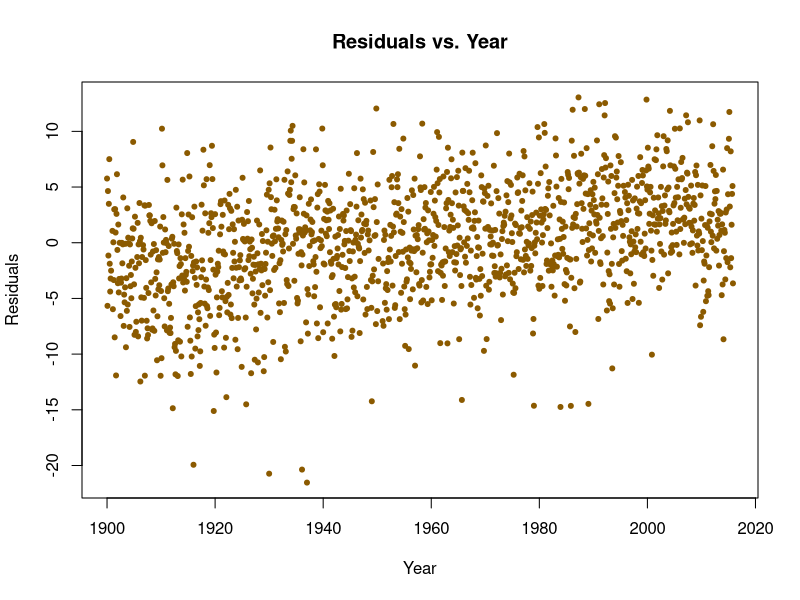
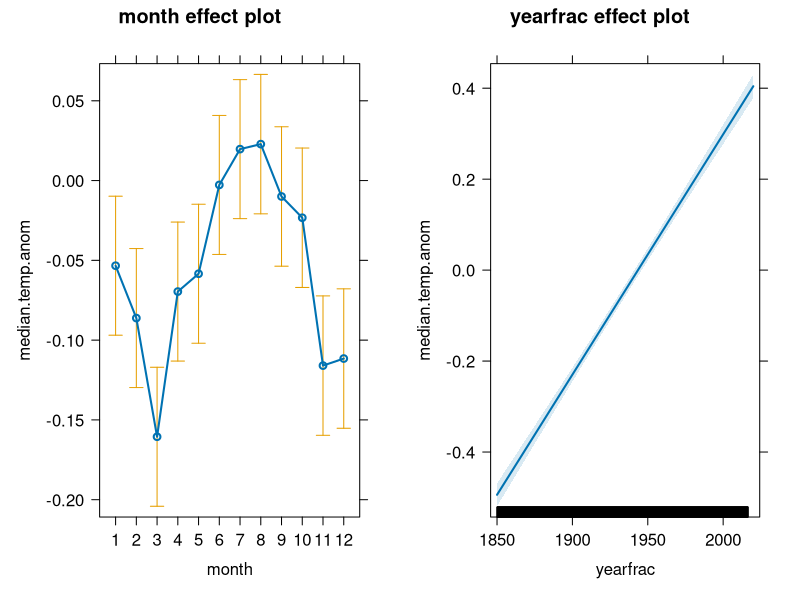
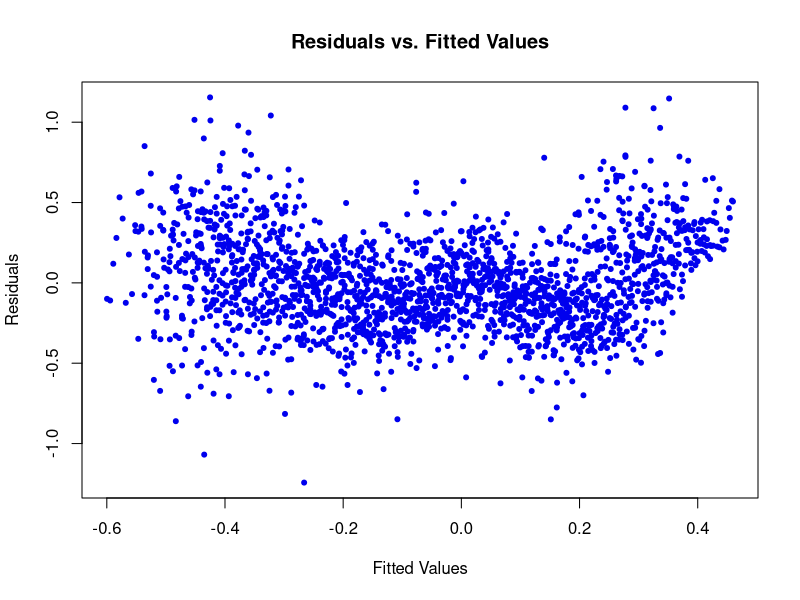

Here is the R script that generated these plots, in order: (Note: this script raises an error after producing the figures.)
## ---- chunk 1
knitr::opts_chunk$set(echo = TRUE)
## ---- chunk 2
weather = read.csv("rawbozemandata.csv", header = TRUE)

weather$YEAR = substr(as.character(weather$DATE), 0,nchar(weather$DATE)-2)
weather$MONTH = as.factor(substr(as.character(weather$DATE),5,nchar(weather$DATE)))
weather$year = (floor(weather$DATE/100))
weather$Month<-round((weather$DATE/100-weather$year)*100,1)
weather$Yearfrac<-weather$year+(weather$Month-1)/12 #makes it an integer variable
#fit the linear model
lm.weather = lm(MMXT ~ MONTH, data = weather)
#lm.weather$residuals
plot(weather$Yearfrac, lm.weather$residuals, pch = 20, col = "orange4",
     main = "Residuals vs. Year", xlab = "Year", ylab = "Residuals")
## ---- chunk 3
lm.seasoned <- lm(MMXT ~ Yearfrac + MONTH, data = weather)
lm.deseasoned <- lm(lm.weather$residuals ~ Yearfrac, data = weather)
summary(lm.seasoned)
summary(lm.deseasoned)
## ---- chunk 4
hadcrut <- read.table('HadCRUT.4.4.0.0.monthly_nh.txt',
                      col.names = c('Date', 'median.temp.anom',
                                    'bias.l95', 'bias.u95',
                                    'meas.l95', 'meas.u95',
                                    'coverage.l95', 'coverage.u95',
                                    'error.l95', 'error.u95',
                                    'l95', 'u95'))
hadcrut.ts <- ts(hadcrut$median.temp.anom, start = 1850, frequency = 12)
## ---- chunk 5
hadcrut$yearfrac <- as.vector(time(hadcrut.ts))
hadcrut$month <- factor(round(1 + 12 * (hadcrut$yearfrac %% 1), 0))
had.lm1 <- lm(median.temp.anom ~ month + yearfrac, data = hadcrut)
summary(had.lm1)
library(car)
Anova(had.lm1, test = "F", type = "III") #test for the month component

require(effects)
plot(allEffects(had.lm1))
## ---- chunk 6
plot(had.lm1$fitted.values, had.lm1$residuals, pch = 20, col = "blue2", main = "Residuals vs. Fitted Values", xlab = "Fitted Values", ylab = "Residuals")


## ---- chunk 7
for (i in 1:10){
had.lm.poly = lm(median.temp.anom ~ poly(yearfrac,i,raw = TRUE), data = hadcrut)
print(summary(had.lm.poly))
}
## ---- chunk 8
for (i in 1:20){
lm.poly.1 = lm(median.temp.anom ~ poly(hadcrut$yearfrac,i,raw = FALSE), data = hadcrut) 
pvals[i] = (summary(lm.poly.1)$coefficients[i,4])
}
pvals
which(pvals > 0.05)
lm.poly.final = lm(median.temp.anom ~ poly(hadcrut$yearfrac,10,raw = FALSE), data = hadcrut)
plot(allEffects(lm.poly.final))
## ---- chunk 9
par(mfrow = c(2,2))
plot(lm.poly.final)
par(mfrow = c(1,1))
plot(hadcrut$yearfrac,resid(lm.poly.final), main = "Residuals vs.Time",xlab = "Time", ylab = "Residuals", pch = 20)
## ---- chunk 10
sessionInfo()$R.version$nickname
getRversion()
